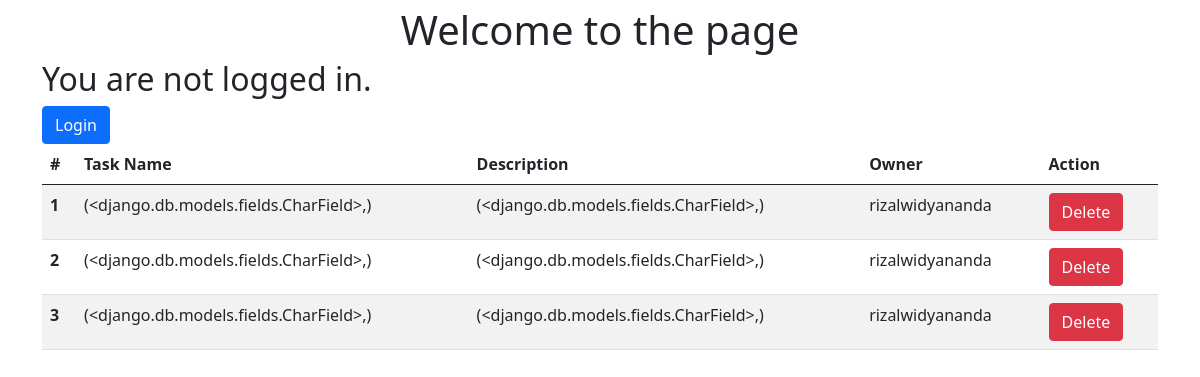
/main/, run on the app's committed database.
### main/models.py (models this page shows)
class Task(models.Model):
    task_name = models.CharField(max_length=50),
    description = models.CharField(max_length=200),
    owner = models.ForeignKey(
        settings.AUTH_USER_MODEL,
        on_delete=models.CASCADE,
    )

### main/views.py (the view)
# urls.py: path('', views.index, name='index'),
def index(request):
    data = Task.objects.all()
    return render(request, 'main/index.html', {'data' : data})

### main/templates/main/index.html (shortened to what this page needs)
<!DOCTYPE html>
<html lang="en">
<head>
    <link href="https://cdn.jsdelivr.net/npm/bootstrap@5.0.2/dist/css/bootstrap.min.css" rel="stylesheet"
>
</head>
<body>
    <div class="container">
        <div class="text-center fs-1">
            Welcome to the page
        </div>
        {% if user.is_authenticated %}
        <h5>You name is: {{ user.username }}</h5>
        <a href="{% url 'main:logout' %}">Logout</a>
        {% else %}
        <h2>You are not logged in.</h2>
        <a href="{% url 'main:login' %}" class="btn btn-primary">Login</a>
        {% endif %}
        <table class="table table-striped">
            <thead>
                <tr>
                    <th scope="col">#</th>
                    <th scope="col">Task Name</th>
                    <th scope="col">Description</th>
                    <th scope="col">Owner</th>
                    <th scope="col">Action</th>
                </tr>
            </thead>
            <tbody>
                {% for datum in data %}
                <tr>
                    <th scope="row">{{ datum.id }}</th>
                    <td>{{ datum.task_name }}</td>
                    <td>{{ datum.description }}</td>
                    <td>{{ datum.owner }}</td>
                    <td>
                        <a href="" class="btn btn-danger">Delete</a>
                    </td>
                </tr>
                {% endfor %}
            </tbody>
        </table>
    </div>
</body>
</html>

### data on the page
Task: id "1", task_name "(<django.db.models.fields.CharField>,)", description "(<django.db.models.fields.CharField>,)", owner "rizalwidyananda"
Task: id "2", task_name "(<django.db.models.fields.CharField>,)", description "(<django.db.models.fields.CharField>,)", owner "rizalwidyananda"
Task: id "3", task_name "(<django.db.models.fields.CharField>,)", description "(<django.db.models.fields.CharField>,)", owner "rizalwidyananda"
